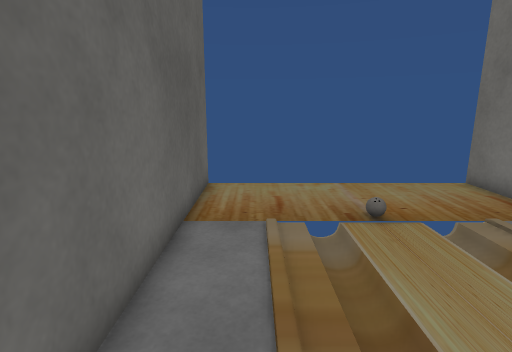
view 1 (above)

13 first-person views from a walk through a Unity game level. The camera is 1.3 m above the floor, tilts 12° down and sees 80° across. Doors are open. The floor is counted in squares, 0.5 m on a side. Each view is taken from the middle of a square. On the plan, view 1 faces up. The plan holds only what a view shows up to about 20 squares ahead; the rest is blank. The place goes on beyond the plan. Some surface patterns are stand-ins.

view 2
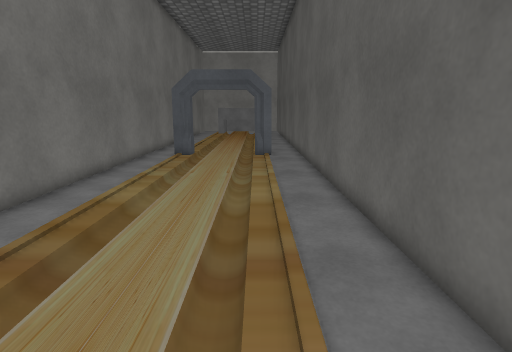

view 3
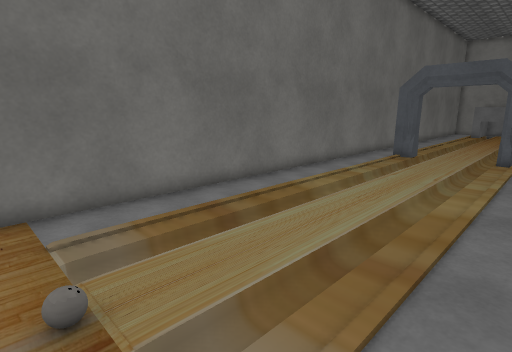

view 4
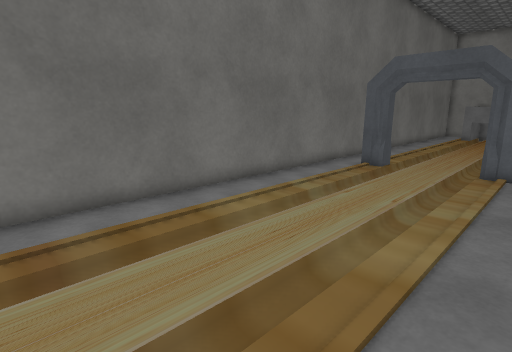

view 5
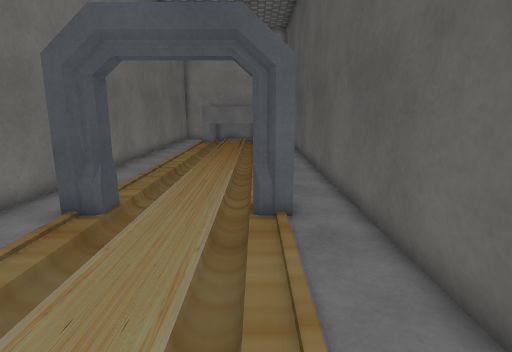

view 6
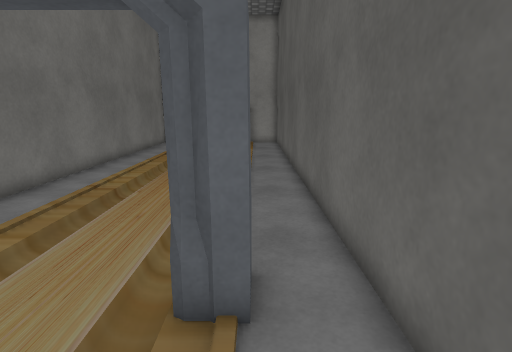

view 7
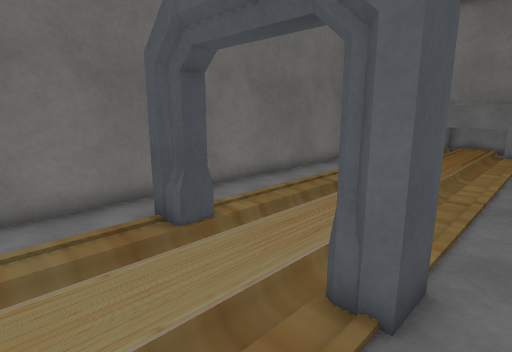

view 8
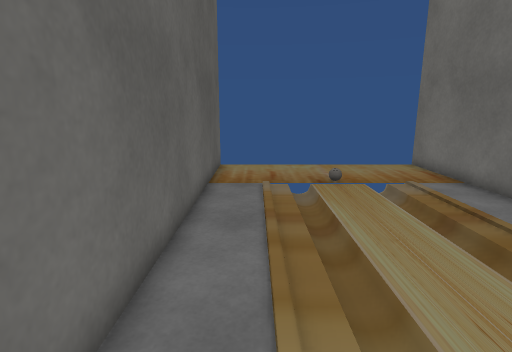

view 9
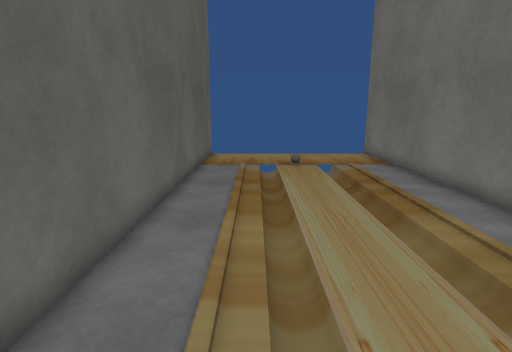

view 10
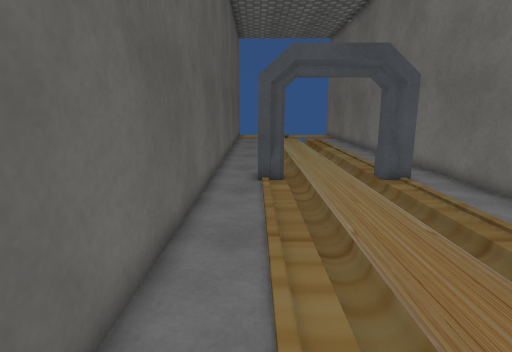

view 11
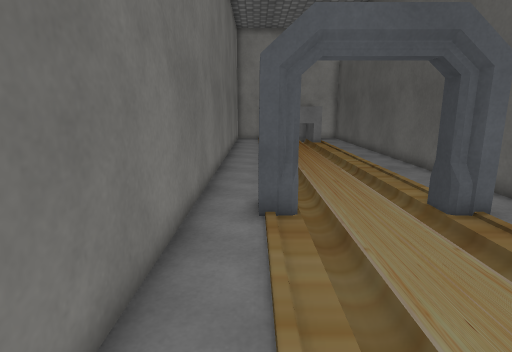

view 12
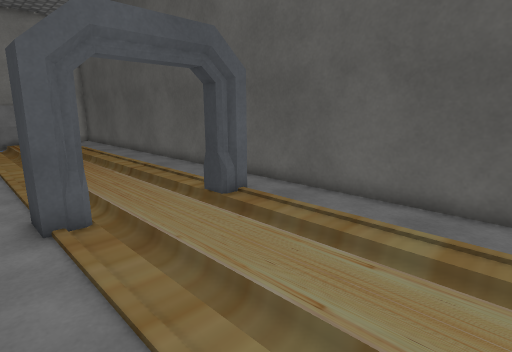

view 13
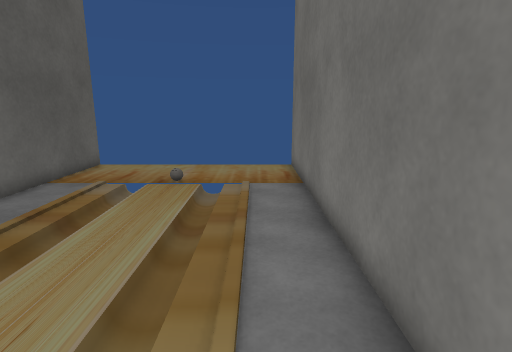

### Floor plan
Key: @ floor where view 1 was taken; # wall or solid block; . main floor; : floor 0.25 m higher than the main floor; / step, stairs or slope; D open door.
Columns run from 2 left of view 1 to 8 right of it. Each row starts with its distance up from view 1.
 11 #         #
 10 #.........#
  9 #.........#
  8 #.........#
  7 #../.:./..#
  6 #..//.//..#
  5 #..//.//..#
  4 #..//.//..#
  3 #..//.//..#
  2 #..//.//..#
  1 #..//.//..#
  0 #.@//.//..#
 -1 #..//.//..#
 -2 #..//.//..#
 -3 #..//.//..#
 -4 #..//.//..#
 -5 #..//.//..#
 -6 #..//.//..#
 -7 #..//.//..#
 -8 #..//.//..#
 -9 #..//.//..#
-10 #.##...##.#
-11 #.#DDDDD#.#
-12 #.///.///.#
-13 #..//.//..#
-14 #..//.//..#
-15 #..//.//..#
-16 #..//.//..#
-17 #..//.//..#
-18 #..//.//..#
-19 #..//.//..#
-20 #..//.//..#
-21 #..//.//..#
-22 #..//.//..#
-23 #..//  /..#

Positions as (right, up) in squares from view 1, and headings:
1: (0, 0), facing up
2: (1, 8), facing down
3: (-1, 8), facing down-right
4: (-1, 4), facing down-right
5: (1, -3), facing down
6: (0, -7), facing down
7: (-1, -7), facing down-right
8: (0, -4), facing up
9: (1, -8), facing up
10: (0, -23), facing up
11: (6, -3), facing down
12: (7, -3), facing down-left
13: (6, -4), facing up
